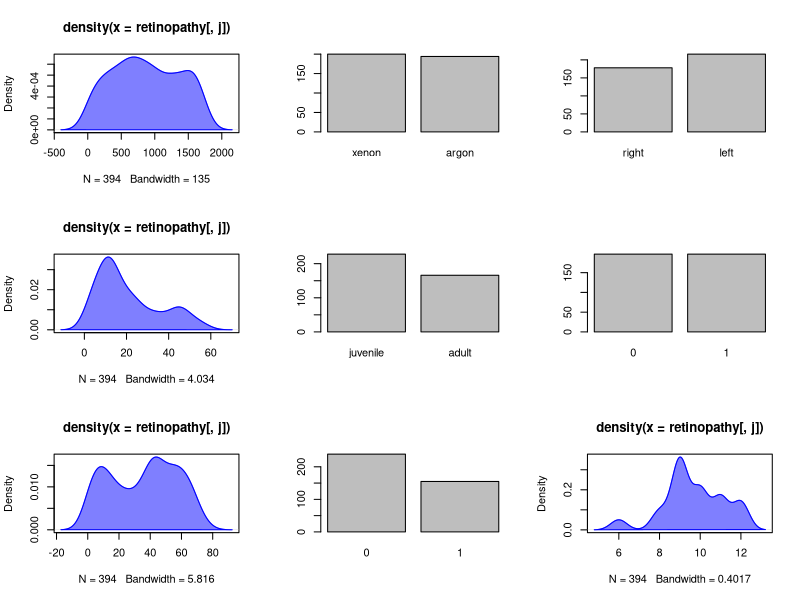
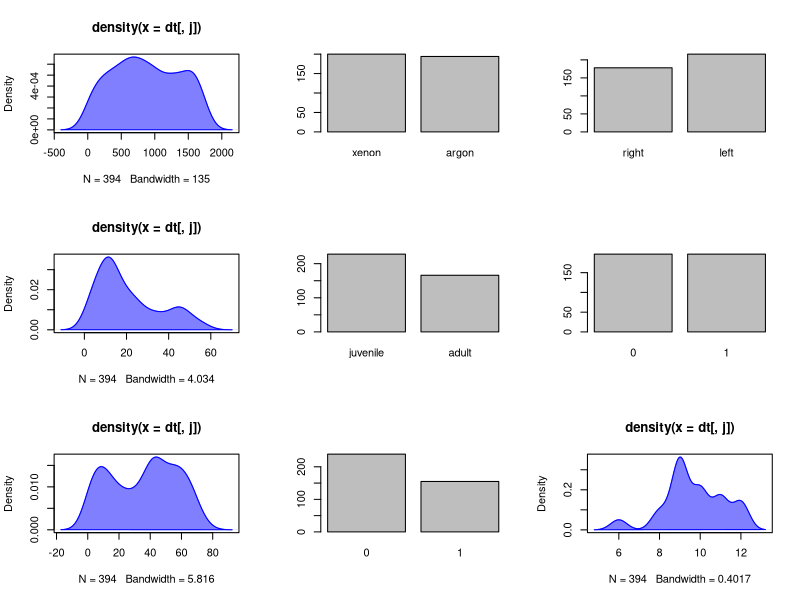
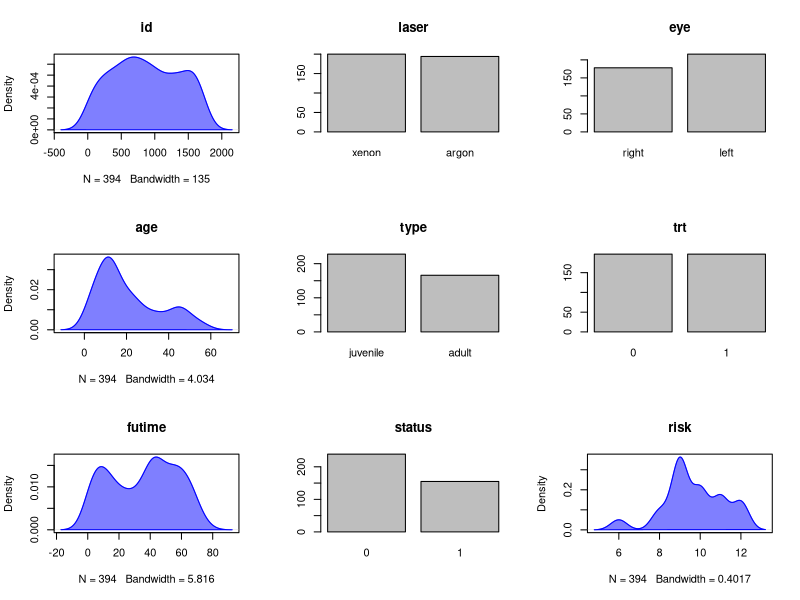

Recreate these plots in R, in order.
## ---- chunk 1
htmltools::tagList(rmarkdown::html_dependency_font_awesome())
## ---- chunk 2
knitr::knit_hooks$set(purl = knitr::hook_purl)

options(purl = FALSE)

knitr::opts_chunk$set(purl = FALSE)
## ---- chunk 3
knitr::opts_hooks$set(eval = function(opt) {
  if (any(opt$exercise))
    opt$eval <- opt$include <- FALSE
  
  opt
})


static <- TRUE

options(width = 100)

## ---- chunk 4
library(kableExtra)
library(knitr)

retinopathy <- survival::retinopathy
heart <- survival::heart
## ---- chunk 5
library(survival)
## ---- chunk 6
asis_output("#### Task 1\\n")
## ---- chunk 7
asis_output('<div style="border:2px; border-style:solid; padding: 1em; border-color:#0c2074">')
## ---- chunk 8
asis_output("</div>")

asis_output("#### Solution 1\\n")
## ---- chunk 9
h <- function(k){
       if (k <= 20){
        3 * k
      } else {
      2 * k
    }
}

# scalar:
scalar_test <- 10

# vector:
vec_test <- c(1:10)

# matrix:
mat_test <- matrix(data = 1:6, nrow = 3, ncol = 3)

#array:
array_test <- array(data = 1:5, dim = c(2, 2, 2))

# data frame:
df_test <- data.frame(v1 = 1:10, v2 = sample(0:1, 10, replace = TRUE))

# list:
list_test <- list(l1 = 1:30, l2 = c("m", "f"), l3 = c(TRUE, TRUE, FALSE, FALSE, FALSE))

# Test the function (after you remove the #):
# h(scalar_test)
# h(vec_test)
# h(mat_test)
# h(array_test)
# h(df_test)
# h(list_test)
## ---- chunk 10
asis_output("#### Task 2\\n")
## ---- chunk 11
asis_output('<div style="border:2px; border-style:solid; padding: 1em; border-color:#0c2074">')
## ---- chunk 12
asis_output("</div>")

asis_output("#### Solution 2\\n")
## ---- chunk 13
h <- function(k){
  for(i in 1:length(k)){
    k[i]<- if (k[i] <= 20){
      3 * k[i]
    } else {
      2 * k[i] 
    }
  }
  k
}

# scalar:
scalar_test <- 10

# vector:
vec_test <- c(1:10)

# matrix:
mat_test <- matrix(data = 1:6, nrow = 3, ncol = 3)

#array:
array_test <- array(data = 1:5, dim = c(2, 2, 2))

# data frame:
df_test <- data.frame(v1 = 1:10, v2 = sample(0:1, 10, replace = TRUE))

# list:
list_test <- list(l1 = 1:30, l2 = c("m", "f"), l3 = c(TRUE, TRUE, FALSE, FALSE, FALSE))

# h(scalar_test)
# h(vec_test)
# h(mat_test)
# h(array_test)
# h(df_test)
# h(list_test)
## ---- chunk 14
asis_output("#### Task 3\\n")
## ---- chunk 15
asis_output('<div style="border:2px; border-style:solid; padding: 1em; border-color:#0c2074">')
## ---- chunk 16
cat('<button type="button" class="btn btn-info btn-sm" data-toggle="collapse" data-target="#fun3">Hint</button>
<div id = "fun3" class="collapse" style="border:1px; border-style:solid; padding: 1em; border-color:#6d79ac">
Use an if statement. When you want to display results from the function you can use the print(...) function.
</div>')
## ---- chunk 17
asis_output("</div>")

asis_output("#### Solution 3\\n")
## ---- chunk 18
mysummary <- function(x){
  if(is.data.frame(x)){
    print('This is a data.frame')
  }else if(is.factor(x)){
    print('This is a factor')
  }else if(is.numeric(x)){
    print('This is numeric')
  }
}
df_test <- data.frame(v1 = 1:10, v2 = sample(0:1, 10, replace = TRUE))
vec1_test <- as.factor(c("y", "n", "n", "n"))
vec2_test <- 1:10
mysummary(df_test)
mysummary(vec1_test)
mysummary(vec2_test)
## ---- chunk 19
asis_output("#### Task 1\\n")
## ---- chunk 20
asis_output('<div style="border:2px; border-style:solid; padding: 1em; border-color:#0c2074">')
## ---- chunk 21
cat('<button type="button" class="btn btn-info btn-sm" data-toggle="collapse" data-target="#fun4">Hint</button>
<div id = "fun4" class="collapse" style="border:1px; border-style:solid; padding: 1em; border-color:#6d79ac">
Use the functions table(...), mean(...) and sd(...).
</div>')
## ---- chunk 22
asis_output("</div>")

asis_output("#### Solution 1\\n")
## ---- chunk 23
mysummary <- function(x){
  if(is.data.frame(x)){
    print('This is a data.frame')
    print('Not yet implemented')
  }else if(is.factor(x)){
    print('This is a factor')
    print(table(x))
  }else if(is.numeric(x)){
    print('This is numeric')
    print('mean')
    print(mean(x))
    print('sd')
    print(sd(x))
  }
}
df_test <- data.frame(v1 = 1:10, v2 = sample(0:1, 10, replace = TRUE))
vec1_test <- as.factor(c("y", "n", "n", "n"))
vec2_test <- 1:10
mysummary(df_test)
mysummary(vec1_test)
mysummary(vec2_test)
## ---- chunk 24
asis_output("#### Task 2*\\n")
## ---- chunk 25
asis_output('<div style="border:2px; border-style:solid; padding: 1em; border-color:#0c2074">')
## ---- chunk 26
cat('<button type="button" class="btn btn-info btn-sm" data-toggle="collapse" data-target="#fun5">Hint</button>
<div id = "fun5" class="collapse" style="border:1px; border-style:solid; padding: 1em; border-color:#6d79ac">
This can be solved in the following way: whenever the function is called using a data.frame as argument, we use a for loop to loop over its columns. Within this loop we let the function call itself but now using the column as argument. 
</div>')
## ---- chunk 27
asis_output("</div>")

asis_output("#### Solution 2*\\n")
## ---- chunk 28
mysummary <- function(x){
  if(is.data.frame(x)){
    print('This is a data.frame')
    for(i in 1:ncol(x)){
      print(names(x)[i])
      mysummary(x[,i])
    }     
  }else if(is.factor(x)){
    print('This is a factor')
    print(table(x))
  }else if(is.numeric(x)){
    print('This is numeric')
    print('mean')
    print(mean(x))
    print('sd')
    print(sd(x))
  }
}
df1_test <- data.frame(v1 = 1:10, v2 = sample(0:1, 10, replace = TRUE))
df2_test <- data.frame(v1 = 1:10, v2 = sample(c("no", "yes"), 10, replace = TRUE))
mysummary(df1_test)
mysummary(df2_test)
## ---- chunk 29
asis_output("#### Task\\n")
## ---- chunk 30
asis_output('<div style="border:2px; border-style:solid; padding: 1em; border-color:#0c2074">')
## ---- chunk 31
cat('<button type="button" class="btn btn-info btn-sm" data-toggle="collapse" data-target="#fun6">Hint</button>
<div id = "fun6" class="collapse" style="border:1px; border-style:solid; padding: 1em; border-color:#6d79ac">
Use an if statement and a for loop. Note that you will have to transform some variables to factors first.
</div>')
## ---- chunk 32
asis_output("</div>")

asis_output("#### Solution\\n")
## ---- chunk 33
heart$event <- as.factor(heart$event)
heart$surgery <- as.factor(heart$surgery)
heart$transplant <- as.factor(heart$transplant)
heart$id <- as.factor(heart$id)

std_num <- function(DF){
  	 for (j in 1:dim(DF)[2]){
    		if (is.numeric(DF[,j])){
      	     DF[,j] <- (DF[,j] - mean(DF[,j]))/sd(DF[,j])
	        }
 	 }
      DF
}
std_num(heart)
## ---- chunk 34
asis_output("#### Task 1\\n")
## ---- chunk 35
asis_output('<div style="border:2px; border-style:solid; padding: 1em; border-color:#0c2074">')
## ---- chunk 36
cat('<button type="button" class="btn btn-info btn-sm" data-toggle="collapse" data-target="#fun7">Hint</button>
<div id = "fun7" class="collapse" style="border:1px; border-style:solid; padding: 1em; border-color:#6d79ac">
Use an if statement. Use the function par(mfrow = ...) to create multiple plots. Note that you will have to transform some variables to factors first.
</div>')
## ---- chunk 37
asis_output("</div>")

asis_output("#### Solution 1\\n")
## ---- chunk 38
retinopathy$trt <- as.factor(retinopathy$trt)
retinopathy$status <- as.factor(retinopathy$status)

par(mfrow = c(3, 3))
for (j in 1:dim(retinopathy)[2]){
  if (is.numeric(retinopathy[,j])){
    plot(density(retinopathy[,j]), col = rgb(0,0,1,0.5))
    polygon(density(retinopathy[,j]), col = rgb(0,0,1,0.5), border = "blue")
  } else if (is.factor(retinopathy[,j])){
    plot(retinopathy[,j])
  }
}
## ---- chunk 39
asis_output("#### Task 2\\n")
## ---- chunk 40
asis_output('<div style="border:2px; border-style:solid; padding: 1em; border-color:#0c2074">')
## ---- chunk 41
cat('<button type="button" class="btn btn-info btn-sm" data-toggle="collapse" data-target="#fun8">Hint</button>
<div id = "fun8" class="collapse" style="border:1px; border-style:solid; padding: 1em; border-color:#6d79ac">
Use an if statement and a for loop. Use the function par(mfrow = ...) to create multiple plots. Note that you will have to transform some variables to factors first.
</div>')
## ---- chunk 42
asis_output("</div>")

asis_output("#### Solution 2\\n")
## ---- chunk 43
retinopathy$trt <- as.factor(retinopathy$trt)
retinopathy$status <- as.factor(retinopathy$status)

plot_summary <- function(dt, dim_row, dim_col){
  par(mfrow = c(dim_row, dim_col))
  for (j in 1:dim(dt)[2]){
    if (is.numeric(dt[,j])){
      plot(density(dt[,j]), col = rgb(0,0,1,0.5))
      polygon(density(dt[,j]), col = rgb(0,0,1,0.5), border = "blue")
    } else if (is.factor(dt[,j])){
      plot(dt[,j])
    }
  }
}
plot_summary(retinopathy, 3, 3)
## ---- chunk 44
asis_output("#### Task 3*\\n")
## ---- chunk 45
asis_output('<div style="border:2px; border-style:solid; padding: 1em; border-color:#0c2074">')
## ---- chunk 46
cat('<button type="button" class="btn btn-info btn-sm" data-toggle="collapse" data-target="#fun9">Hint</button>
<div id = "fun9" class="collapse" style="border:1px; border-style:solid; padding: 1em; border-color:#6d79ac">
Use the paste0(...) function.
</div>')
## ---- chunk 47
asis_output("</div>")

asis_output("#### Solution 3*\\n")
## ---- chunk 48
retinopathy$trt <- as.factor(retinopathy$trt)
retinopathy$status <- as.factor(retinopathy$status)

plot_summary <- function(dt, dim_row, dim_col){
  par(mfrow = c(dim_row, dim_col))
  for (j in 1:dim(dt)[2]){
    if (is.numeric(dt[,j])){
      plot(density(dt[,j]), col = rgb(0,0,1,0.5), main = paste0(colnames(dt)[j]))
      polygon(density(dt[,j]), col = rgb(0,0,1,0.5), border = "blue")
    } else if (is.factor(dt[,j])){
      plot(dt[,j], main = paste0(colnames(dt)[j]))
    }
  }
}
plot_summary(retinopathy, 3, 3)
## ---- chunk 49
asis_output("#### Task 1\\n")
## ---- chunk 50
asis_output('<div style="border:2px; border-style:solid; padding: 1em; border-color:#0c2074">')
## ---- chunk 51
cat('<button type="button" class="btn btn-info btn-sm" data-toggle="collapse" data-target="#fun10">Hint</button>
<div id = "fun10" class="collapse" style="border:1px; border-style:solid; padding: 1em; border-color:#6d79ac">
Note that the variable name of the events is diffent for the two data sets.
</div>')
## ---- chunk 52
asis_output("</div>")

asis_output("#### Solution 1\\n")
## ---- chunk 53
heart[heart$event == 1, ]
retinopathy[retinopathy$status == 1, ]
## ---- chunk 54
asis_output("#### Task 2\\n")
## ---- chunk 55
asis_output('<div style="border:2px; border-style:solid; padding: 1em; border-color:#0c2074">')
## ---- chunk 56
cat('<button type="button" class="btn btn-info btn-sm" data-toggle="collapse" data-target="#fun11">Hint</button>
<div id = "fun11" class="collapse" style="border:1px; border-style:solid; padding: 1em; border-color:#6d79ac">
Use a for loop. Note that the variable name of the events is different for the two data sets.
</div>')
## ---- chunk 57
asis_output("</div>")

asis_output("#### Solution 2\\n")
## ---- chunk 58
dt_events <- function(dt_lists, event_name){
  new_dt <- list()
  for (k in 1:length(dt_lists)) {
      dt <- dt_lists[[k]]
      new_dt[[k]] <- dt[dt[[event_name[k]]] == 1, ]
  }
  print(new_dt)
}

dt_events(dt_lists = list(heart, retinopathy), event_name = c("event", "status"))
## ---- chunk 59
asis_output("#### Task 1\\n")
## ---- chunk 60
asis_output('<div style="border:2px; border-style:solid; padding: 1em; border-color:#0c2074">')
## ---- chunk 61
asis_output("</div>")

asis_output("#### Solution 1\\n")
## ---- chunk 62
tapply(heart$age, heart$event, mean)
tapply(retinopathy$age, retinopathy$status, mean)
## ---- chunk 63
asis_output("#### Task 2\\n")
## ---- chunk 64
asis_output('<div style="border:2px; border-style:solid; padding: 1em; border-color:#0c2074">')
## ---- chunk 65
cat('<button type="button" class="btn btn-info btn-sm" data-toggle="collapse" data-target="#fun13">Hint</button>
<div id = "fun13" class="collapse" style="border:1px; border-style:solid; padding: 1em; border-color:#6d79ac">
Use a for loop. Use the print(...) function to return the results.
</div>')
## ---- chunk 66
asis_output("</div>")

asis_output("#### Solution 2\\n")
## ---- chunk 67
summary_list <- function(dt_list, dt_cont, dt_cat){
  for (i in 1:length(dt_list)){
    dt <- dt_list[[i]]
    print(tapply(dt[[dt_cont[i]]], dt[[dt_cat[i]]], mean))
  }
}

summary_list(dt_list = list(heart, retinopathy), dt_cont = c("year", "risk"), dt_cat = c("surgery", "type"))
## ---- chunk 68
asis_output("#### Task 3*\\n")
## ---- chunk 69
asis_output('<div style="border:2px; border-style:solid; padding: 1em; border-color:#0c2074">')
## ---- chunk 70
asis_output("</div>")

asis_output("#### Solution 3*\\n")
## ---- chunk 71
summary_list <- function(dt_list, dt_cont, dt_cat, calc){
  for (i in 1:length(dt_list)){
    dt <- dt_list[[i]]
    print(tapply(dt[[dt_cont[i]]], dt[[dt_cat[i]]], calc))
  }
}

summary_list(dt_list = list(heart, retinopathy), dt_cont = c("year", "risk"), dt_cat = c("surgery", "type"), calc = median)
